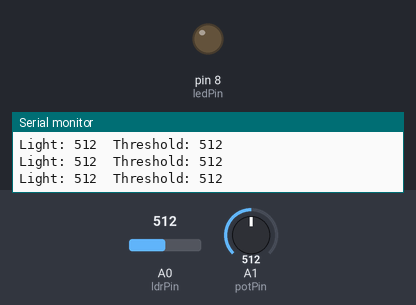
Bench run of a sketch on a simulated Arduino Uno, built with avr-gcc and run on an emulated ATmega328P. Parts: output pins drawn as LEDs (lit = HIGH), the last lines printed to the serial monitor. The inputs (shaded band) are chosen by the test bench; at power-on: A1 (potPin) = 512, A0 (ldrPin) = 512.

Above: at 1.2 s.
1.3 s: A1 (potPin) set to 530
At 2.1 s:
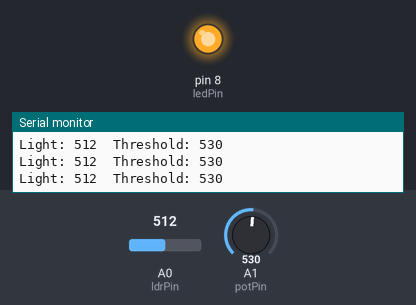
2.8 s: A1 (potPin) set to 511
At 3.6 s:
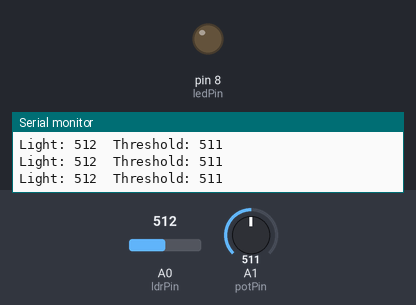
4.3 s: A1 (potPin) set to 716
At 5.2 s:
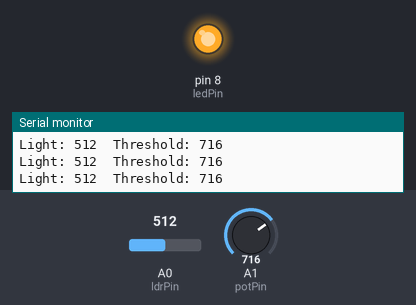
Timing chart, 0 to 7.3 s (numbered marks = the images above; inputs shaded):
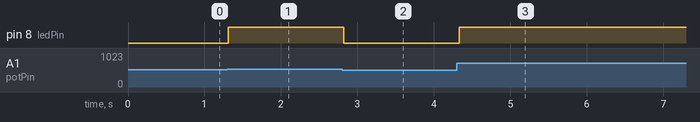

Measured:
- the behaviour switches between 512 and 513 on A1 (potPin) (found by bisection; images 0 and 1)
- after the input at 1.3 s, pin 8 (ledPin): LOW → HIGH at once
- after the input at 2.8 s, pin 8 (ledPin): HIGH → LOW at once
- after the input at 4.3 s, pin 8 (ledPin): LOW → HIGH at once

The sketch:

MINI_Project.ino
```cpp
int ldrPin = A0;
int potPin = A1;
int ledPin = 8;

void setup() {
  pinMode(ledPin, OUTPUT);
  Serial.begin(9600);
}

void loop() {
  int lightValue = analogRead(ldrPin);
  int threshold  = analogRead(potPin);

  Serial.print("Light: ");
  Serial.print(lightValue);
  Serial.print("  Threshold: ");
  Serial.println(threshold);

  if (lightValue < threshold) {
    digitalWrite(ledPin, HIGH);
  } else {
    digitalWrite(ledPin, LOW);
  }

  delay(100);
}
```
